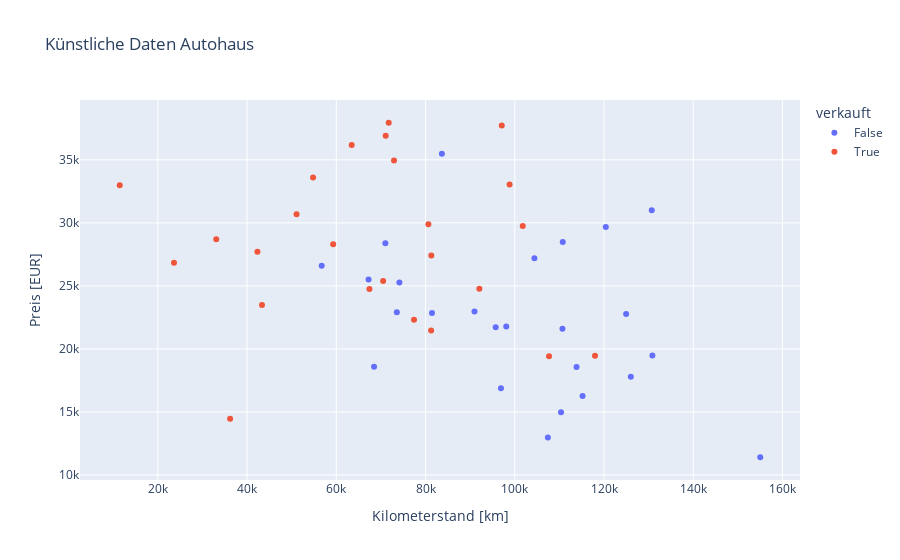

Here is the notebook cell this chart was saved with:
### Code cell
X_array, y_array = make_moons(noise = 0.5, n_samples=50)

# shift all feature values to a positive range and 
# convert it to an integer matrix
X_array = X_array + 1.2 * np.abs(np.min(X_array))
X_array[:,0] = np.ceil(X_array[:,0] * 30000)
X_array[:,1] = np.ceil(X_array[:,1] * 10000)
X = pd.DataFrame(X_array, columns=['Kilometerstand [km]', 'Preis [EUR]'], dtype=(int, int))

# map 0.0 to True and 1.0 to False
y_array = (y_array - 1.0) * (-1)
y = pd.Series(y_array, name='verkauft', dtype='bool')

# visualization
fig = px.scatter(x = X['Kilometerstand [km]'], y = X['Preis [EUR]'], color=y,
    title='Künstliche Daten Autohaus',
    labels={'x': 'Kilometerstand [km]', 'y': 'Preis [EUR]', 'color': 'verkauft'})
fig.show()

### Figure 1 — Plotly figure (JSON) as saved in the notebook; plotly's stock layout.template omitted (floating-point values rounded to 4 significant figures)
{"data": [{"hovertemplate": "verkauft=False<br>Kilometerstand [km]=%{x}<br>Preis [EUR]=%{y}<extra></extra>", "legendgroup": "False", "marker": {"color": "#636efa", "symbol": "circle"}, "mode": "markers", "name": "False", "orientation": "v", "showlegend": true, "type": "scatter", "x": [130841, 96899, 56730, 67233, 130698, 124954, 155010, 126006, 83667, 110749, 115189, 95723, 98091, 110682, 120398, 107418, 81446, 70993, 74144, 104398, 73568, 90971, 110363, 68462, 113841], "xaxis": "x", "y": [19481, 16880, 26588, 25513, 31005, 22763, 11402, 17795, 35484, 28487, 16259, 21723, 21774, 21598, 29665, 12975, 22850, 28387, 25258, 27186, 22911, 22961, 14969, 18577, 18560], "yaxis": "y"}, {"hovertemplate": "verkauft=True<br>Kilometerstand [km]=%{x}<br>Preis [EUR]=%{y}<extra></extra>", "legendgroup": "True", "marker": {"color": "#EF553B", "symbol": "circle"}, "mode": "markers", "name": "True", "orientation": "v", "showlegend": true, "type": "scatter", "x": [42328, 107686, 81291, 80638, 54792, 43348, 33101, 70498, 36203, 71751, 97087, 98835, 101780, 81253, 63449, 92062, 51093, 11472, 71066, 77420, 117976, 67423, 59302, 72936, 23623], "xaxis": "x", "y": [27700, 19415, 27417, 29899, 33608, 23476, 28693, 25387, 14462, 37943, 37734, 33044, 29741, 21467, 36181, 24776, 30675, 32988, 36907, 22306, 19451, 24759, 28306, 34956, 26825], "yaxis": "y"}], "layout": {"legend": {"title": {"text": "verkauft"}, "tracegroupgap": 0}, "title": {"text": "Künstliche Daten Autohaus"}, "xaxis": {"anchor": "y", "domain": [0, 1], "title": {"text": "Kilometerstand [km]"}}, "yaxis": {"anchor": "x", "domain": [0, 1], "title": {"text": "Preis [EUR]"}}}}
